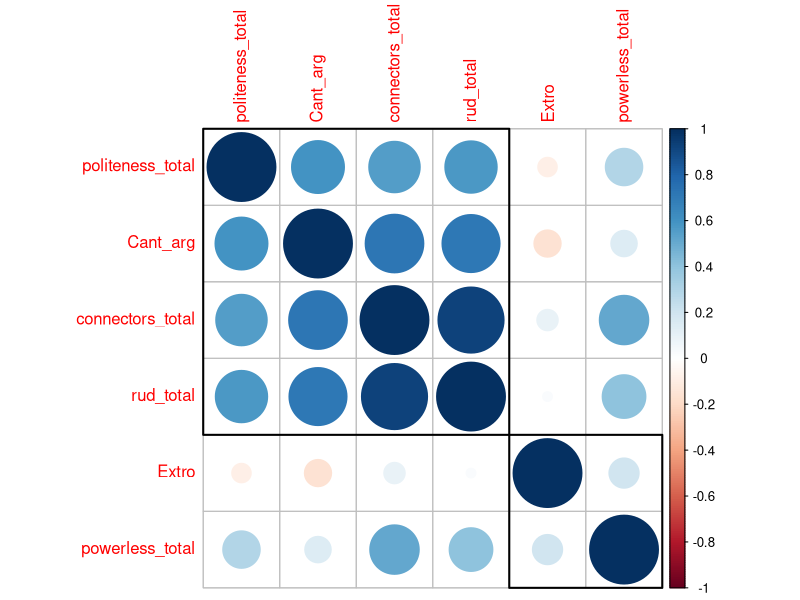
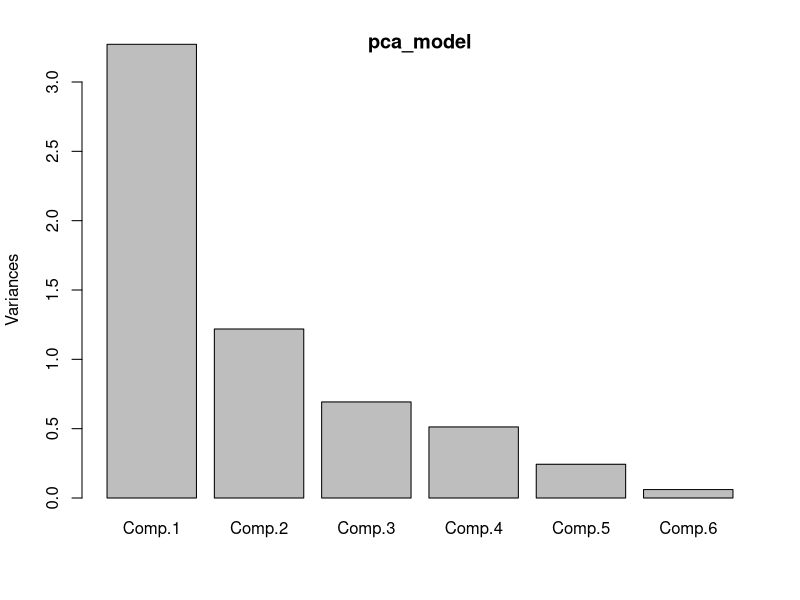
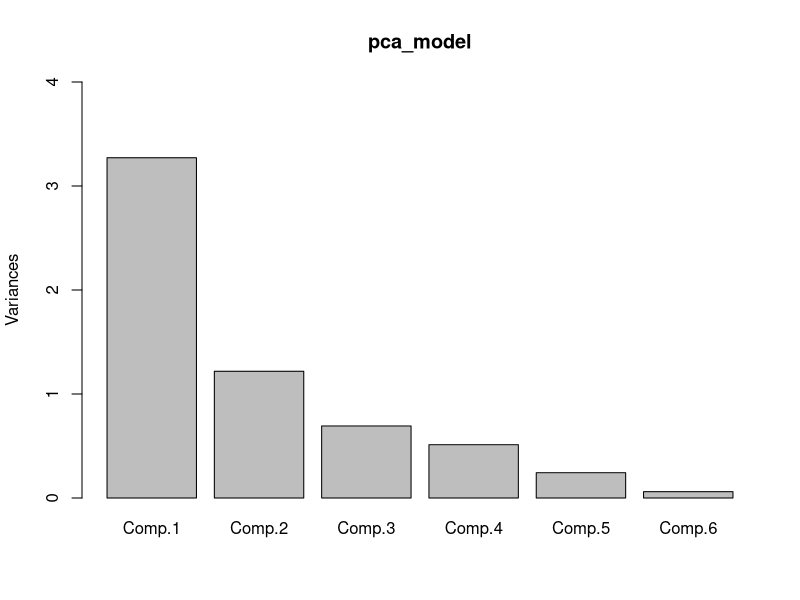
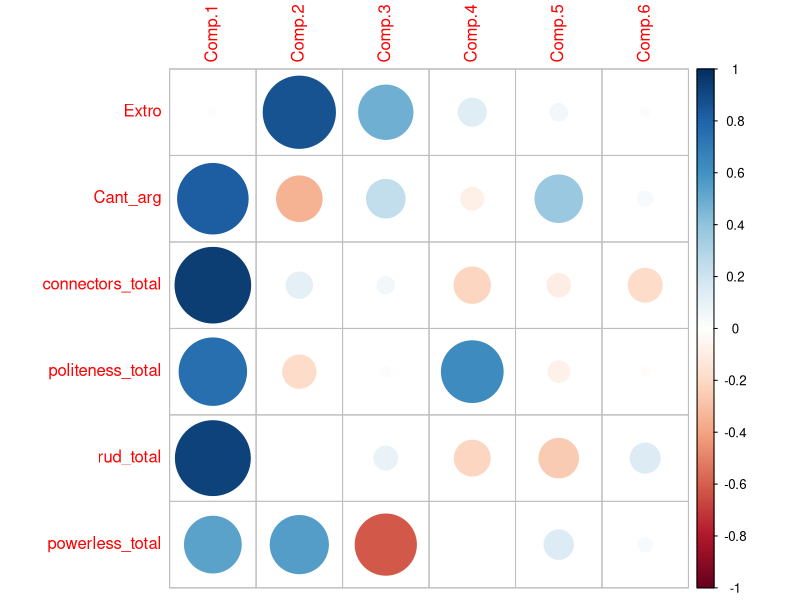
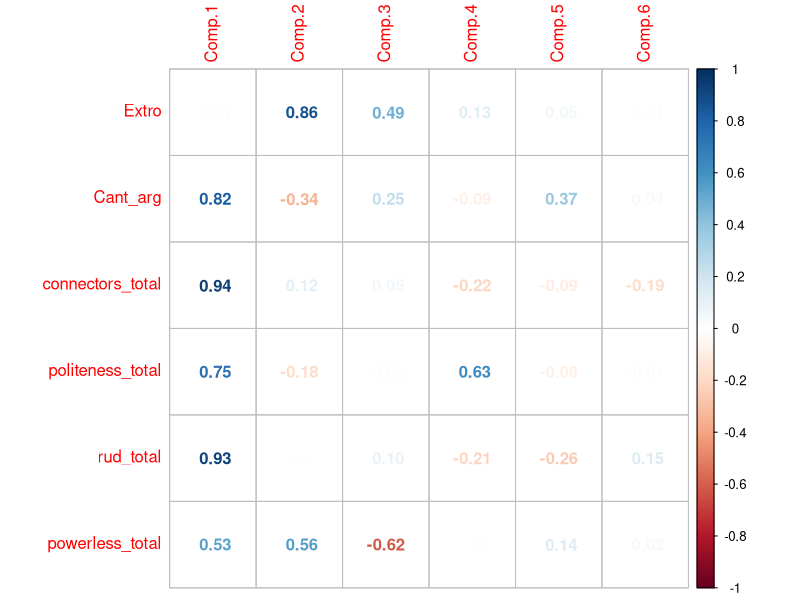
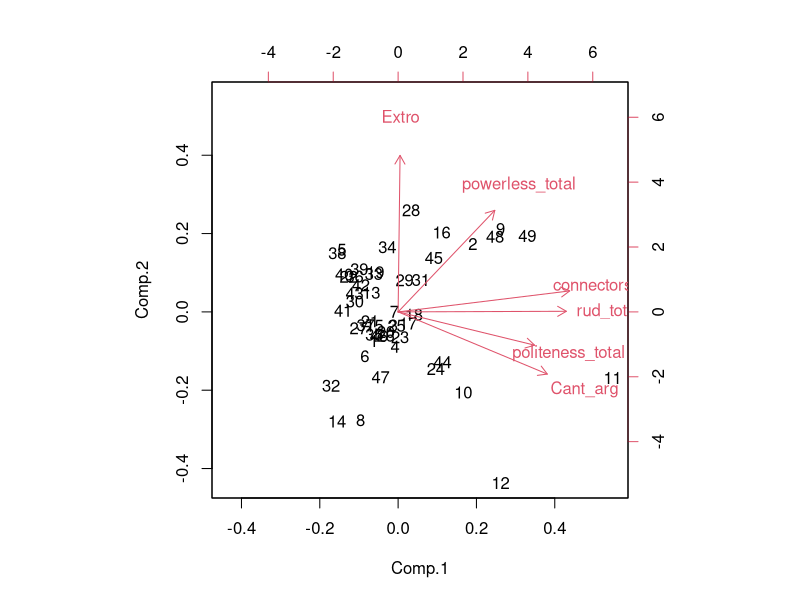
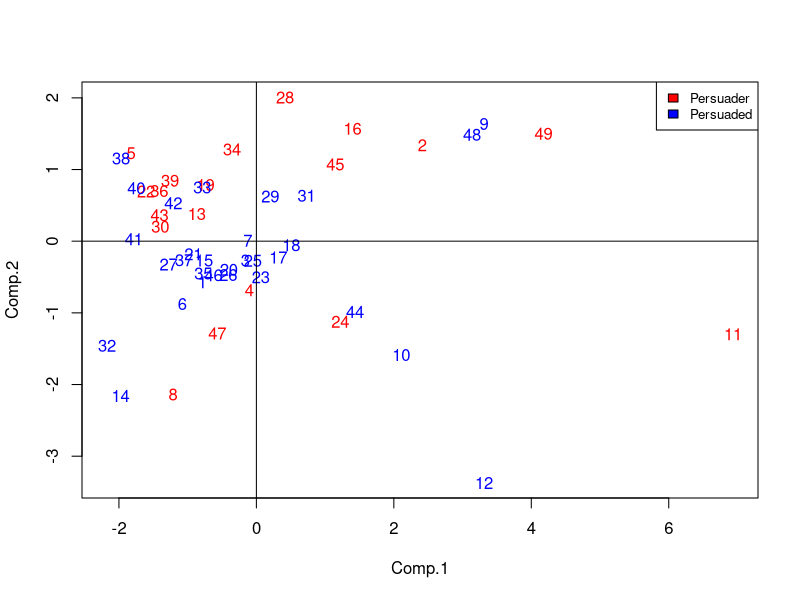
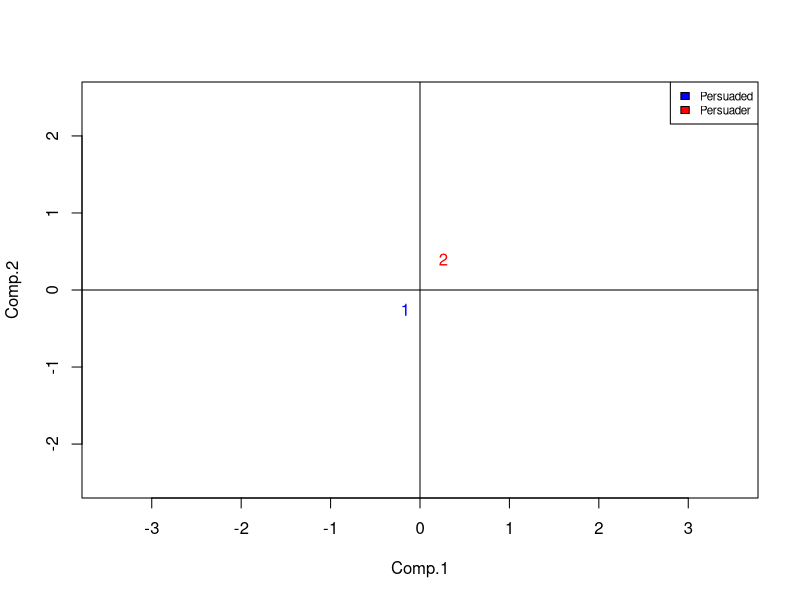

Write R code to recreate these figures, in order.
# 1. Introduction
###This notebook performs a Principal Component Analysis (PCA) on the linguistic variables extracted in Part 1. The objective is to reduce the dimensionality of ###the dataset, identify underlying patterns among linguistic features, and generate component scores that will be used for cluster analysis in Part 3.

library(corrplot)

# 2. Data Loading
# Read the file
df <- read.csv("data/PersuasionPART2_numeric.csv",sep = "," , header=TRUE)
View(df)
# 3. Outcome recoding
## 2 = persuaded partner
## 1 = did not persuade partner
df$Impuso_n[df$Impuso==1]<- 2
df$Impuso_n[df$Impuso==0]<- 1

# 4. Correlation Analysis

# Correlation matrix
matr<- cor(df[,4:9])
matr
round(cor(df[,4:9]),2)

# Correlation matrix plot
corrplot(matr, method = "circle",order = "hclust",addrect = 2)

# 5. Principal Component Analysis

pca_model<-princomp(df[,4:9], cor=TRUE,scores=TRUE)
summary(pca_model)
plot(pca_model,ylim=c(0,3))
par(mar = c(5, 4, 4, 2) + 0.1)
plot(pca_model, ylim = c(0, 4))
loadings <- pca_model$loadings
loadings

# 6. Component Interpretation

# Correlation between principal components and original variables
# Used to interpret the meaning of each component
rxcp<- cor(df[,4:9],pca_model$scores)
rxcp
corrplot(rxcp,method="circle")
corrplot(rxcp,method="number")

# 7. Participant Representation in PCA Space

# Principal component scores for each participant
pca_scores<-pca_model$scores
biplot(pca_model)


# Participant scores on the first two principal components
plot(pca_scores[, c(1, 2)], type = "n")
text(x=pca_scores[,1],y=pca_scores[,2],col=c("blue","red")[df$Impuso_n])
abline(h=0)
abline(v=0)
legend(x = "topright",cex=0.8,legend = c("Persuader", "Persuaded"), fill = c("red","blue"))

# 8. Group Centroids

df_centroids <- cbind(df[,10], pca_scores[, c(1, 2)])

# Calculate group centroids in the PCA space
centrocp1<- cbind(1,mean(df_centroids[df_centroids[,1]=="1",2]),mean(df_centroids[df_centroids[,1]=="1",3]))
centrocp2<- cbind(2,mean(df_centroids[df_centroids[,1]=="2",2]),mean(df_centroids[df_centroids[,1]=="2",3]))

#adding centroids to the original df
dfplotcent<-rbind(df_centroids,centrocp1,centrocp2)
View(dfplotcent)
plot(dfplotcent[50:51,2:3],type="n",ylim = c(-2.5,2.5),xlim=c(-3.5,3.5))
text(x=dfplotcent[50:51,2],y=dfplotcent[50:51,3],col=c("blue","red")[dfplotcent[50:51,1]])
abline(h=0)
abline(v=0)
legend(x = "topright",cex=0.7,legend = c("Persuaded", "Persuader"), fill = c("Blue", "Red"))

# 9. Group Comparisons

# Comparing principal component scores between persuasion outcomes
t.test(pca_model[["scores"]][,1]~ df$Impuso_n,alt="two.sided",conf.level = 0.95)

t.test(pca_model[["scores"]][,2]~ df$Impuso_n,alt="two.sided",conf.level = 0.95)

t.test(pca_model[["scores"]][,3]~ df$Impuso_n,alt="two.sided",conf.level = 0.95)

# 10. Dataset Export
dfpart3 <- cbind(df,pca_scores)

# Export PCA scores for clustering analysis performed in Part 3
write.csv(dfpart3,"data/PersuasionPART3_pca.csv",row.names = FALSE)
